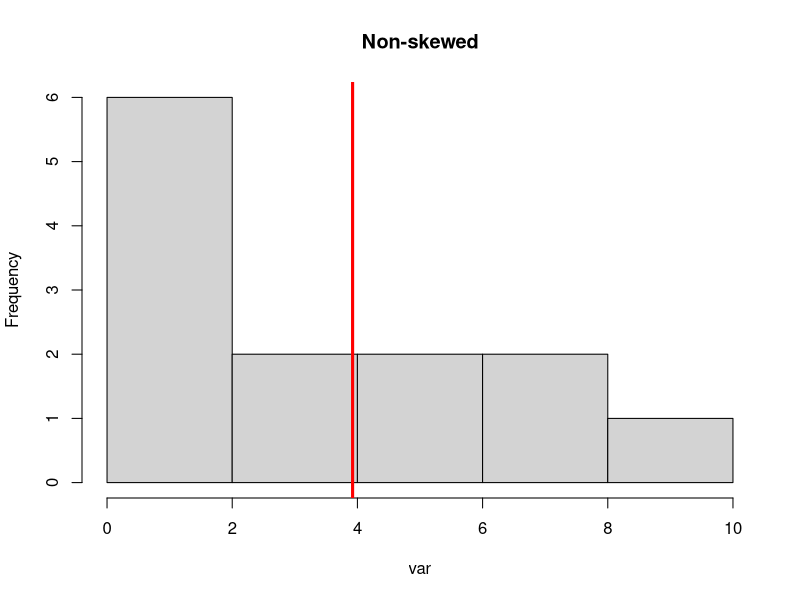
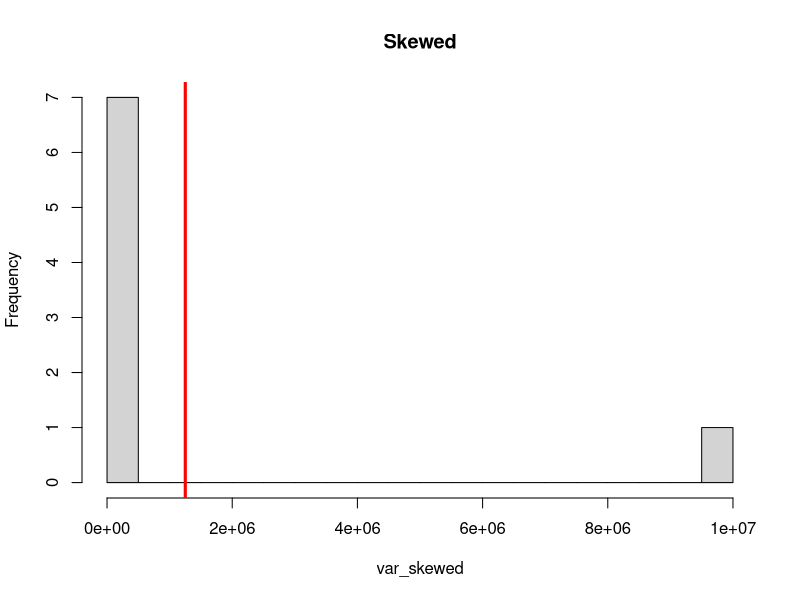
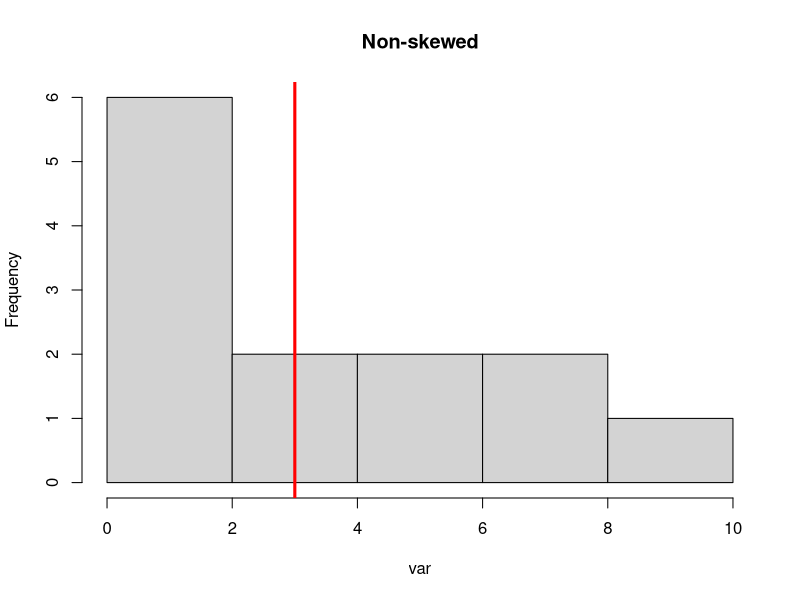
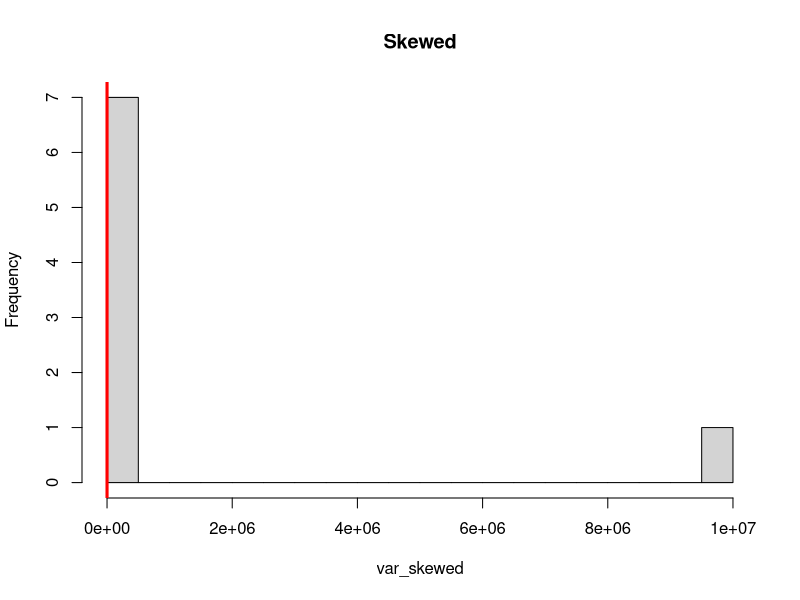
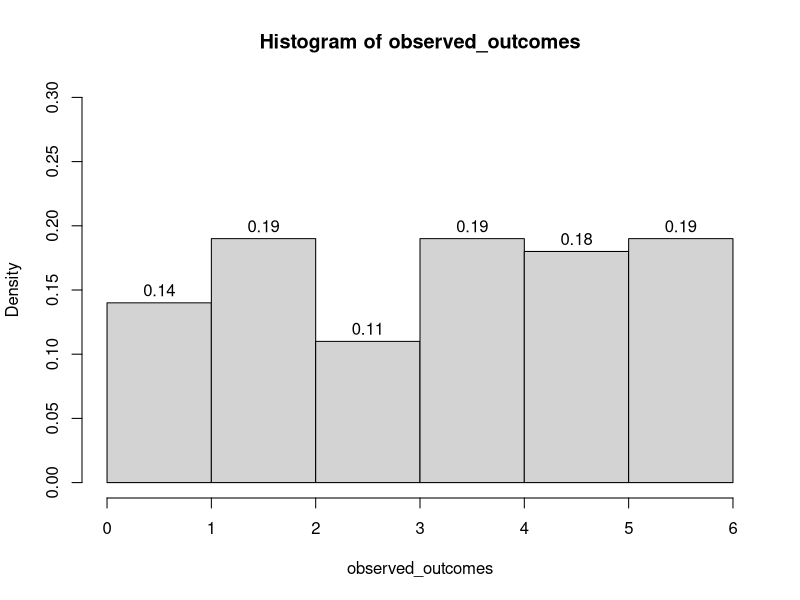
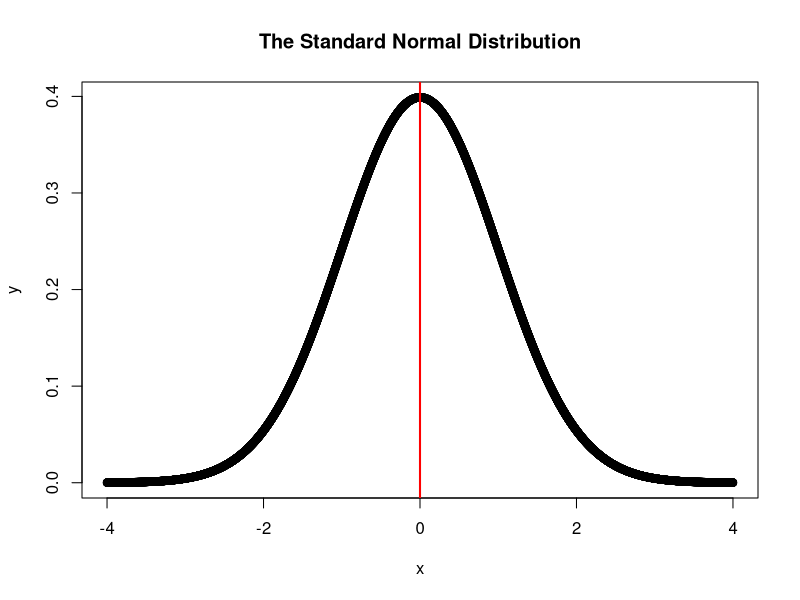
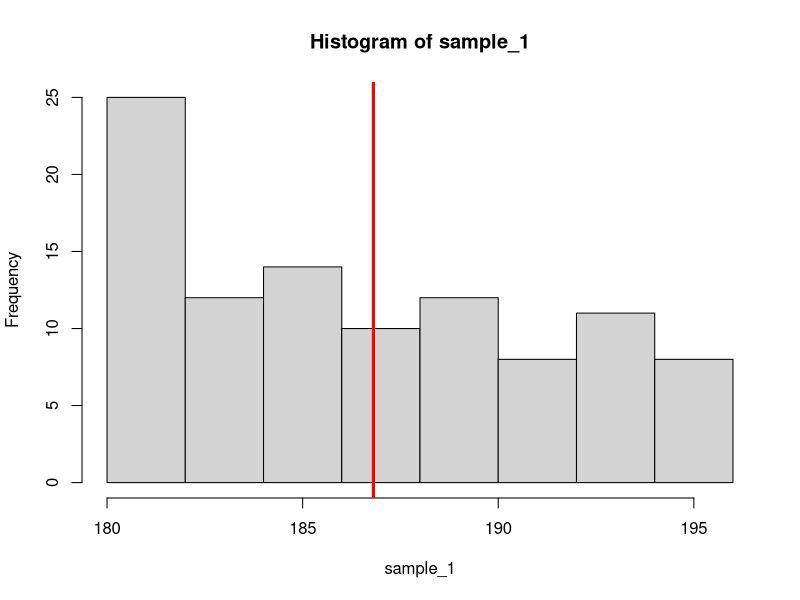
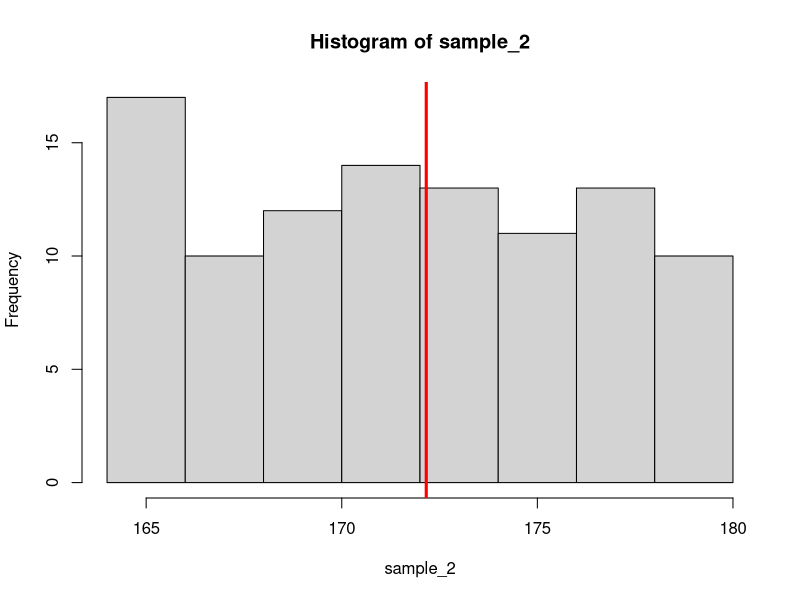

Recreate these plots in R, in order.
## ---- chunk 1
# Global options for R code chunks
knitr::opts_chunk$set(fig.align = "center")
## ---- chunk 2
var <- c(1,1,1,2,2,2,3,4,5,6,7,8,9)
var_skewed <- c(1,1,1,1,2,3,4,10000000) #<1>

mean(var) #<2>
## ---- chunk 3
mean(var_skewed)
## ---- chunk 4
hist(var, main = "Non-skewed") #<1>
abline(v = mean(var), col="red", lwd=3) #<2>
## ---- chunk 5
hist(var_skewed, breaks = 30, main = "Skewed")
abline(v = mean(var_skewed), col="red", lwd=3)
## ---- chunk 6
median(var)
## ---- chunk 7
median(var_skewed)
## ---- chunk 8
hist(var, main = "Non-skewed")
abline(v = median(var), col="red", lwd=3)
## ---- chunk 9
hist(var_skewed, breaks = 30, main = "Skewed")
abline(v = median(var_skewed), col="red", lwd=3)
## ---- chunk 10
table(var)
## ---- chunk 11
table(var_skewed)
## ---- chunk 12
var(var) #<1>
## ---- chunk 13
var(var_skewed) #result is 12500000000000
## ---- chunk 14
sd(var)
## ---- chunk 15
sd(var_skewed)
## ---- chunk 16
lin_1 <- seq(1,10) #<1>
lin_2 <- seq(-1,-10) #<2>

cor(lin_1, lin_2) #<3>
## ---- chunk 17
sq_2 <- lin_1^2 #<1>

cor(lin_1, sq_2) #<2>
## ---- chunk 18
set.seed(126)
possible_outcomes <- seq(1,6)
observed_outcomes <- sample(possible_outcomes, size = 100, 
                            replace = T, prob = c(1/6,1/6,1/6,1/6,1/6,1/6))

hist(observed_outcomes, breaks = c(0,1,2,3,4,5,6), freq = F, 
     labels = T, ylim = c(0,.3))
## ---- chunk 19
x <- seq(-4,4,.001)
y <- dnorm(x)

plot(x,y, main = "The Standard Normal Distribution")
abline(v=mean(x), col = "red", lwd=2)

## ---- chunk 20
set.seed(128) #<1>
pop_1 <- seq(180,195) #<2>
pop_2 <- seq(165,180) #<3>

sample_1 <- sample(pop_1, 100, replace = T) #<4>
sample_2 <- sample(pop_2, 100, replace = T) #<5>
## ---- chunk 21
hist(sample_1)
abline(v=mean(sample_1), col="red", lwd=3)
## ---- chunk 22
hist(sample_2, xlim = c(164,180))
abline(v=mean(sample_2), col="red", lwd=3)
## ---- chunk 23
(t_test <- t.test(sample_1, sample_2, alternative = "greater"))
## ---- chunk 24
t_test$p.value
## ---- chunk 25
library(MASS) #<1>
(animals <- MASS::Animals) #<2>
## ---- chunk 26
regression <- lm(brain~body, animals) #<1>
summary(regression) #<2>
## ---- chunk 27
library(ggplot2)
ggplot(animals, aes(x=body, y=brain)) + #<1>
  geom_point() + #<2>
  geom_smooth(method="lm", se=F) #<3>
